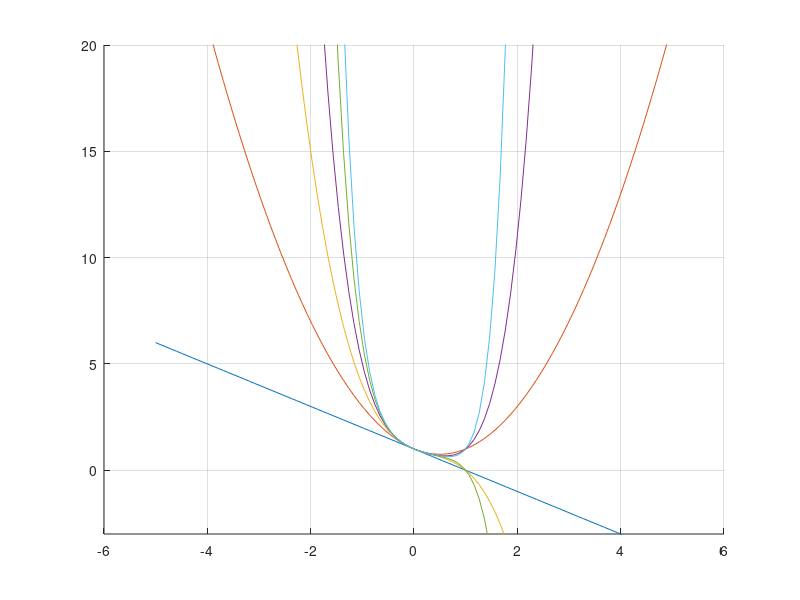

This chart was generated by the following MATLAB code: (Note: this script raises an error after producing the figure.)


t = linspace(-5, 5);

x1 = 1 - t;
x2 = x1 + t.^2;
x3 = x2 - t.^3;
x4 = x3 + t.^4;
x5 = x4 - t.^5;
x6 = x5 + t.^6;

hold on

a1 = plot(t, x1); L1 = 'N = 1';
a2 = plot(t, x2); L2 = 'N = 2';
a3 = plot(t, x3); L3 = 'N = 3';
a4 = plot(t, x4); L4 = 'N = 4';
a5 = plot(t, x5); L5 = 'N = 5';
a6 = plot(t, x6); L6 = 'N = 6';

grid on

ylim([-3 20])

ax = gca;
ax.LineWidth = 0.1;
ax.GridLineStyle = '--';
ax.GridColor = 'k';
ax.GridAlpha = 0.3;

legend_handle = legend( {L1, L2, L3, L4, L5, L6} );
set(legend_handle,'Interpreter','latex');

set(legend_handle, 'FontSize', 12, 'Location', 'southwest');

xlabel('t');
ylabel('x');
ylh = get(gca, 'ylabel');
gyl = get(ylh);
ylp = get(ylh, 'Position');
set(ylh, 'Rotation', 0, 'Position', ylp, 'VerticalAlignment', 'middle', 'HorizontalAlignment', 'right');

title('The Taylor Polynomial for a Differential Equation')
